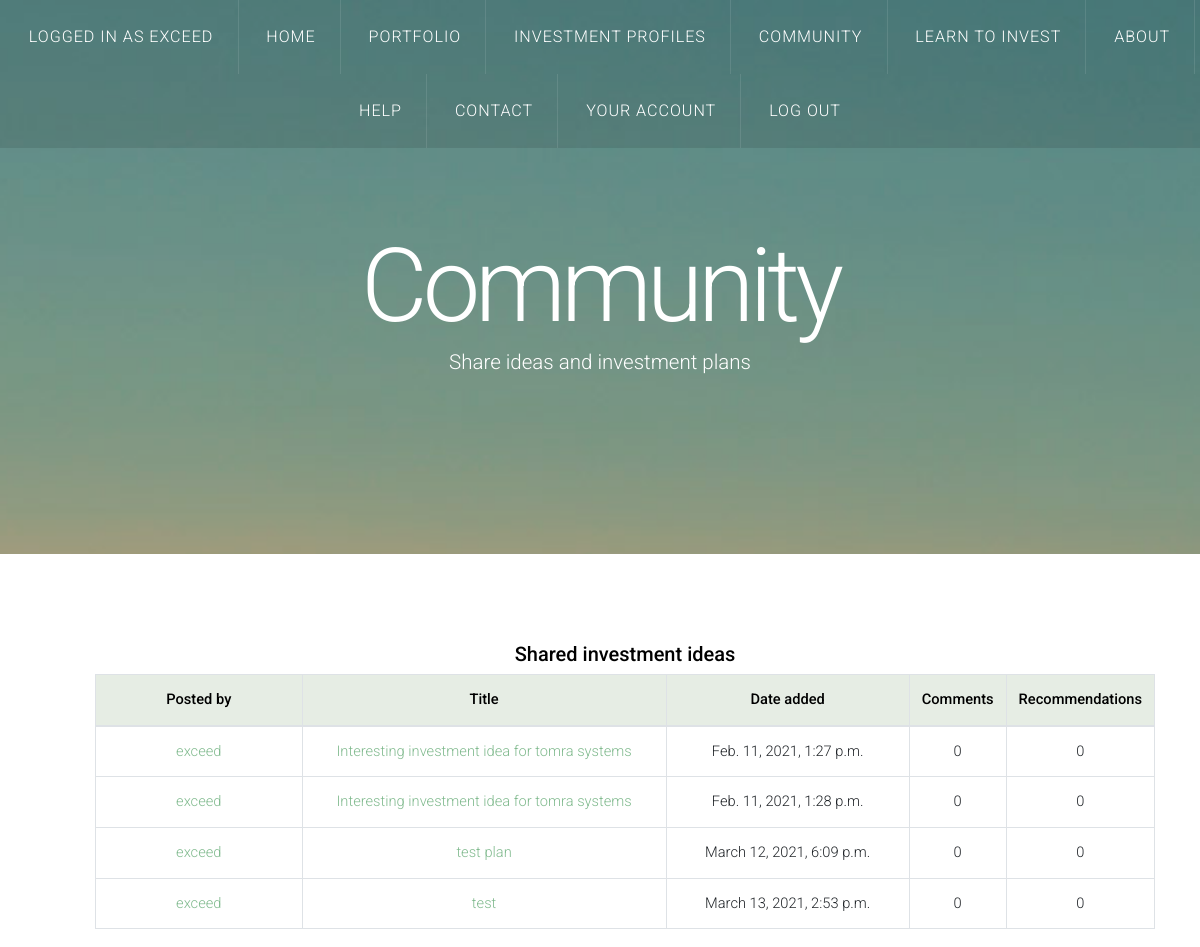
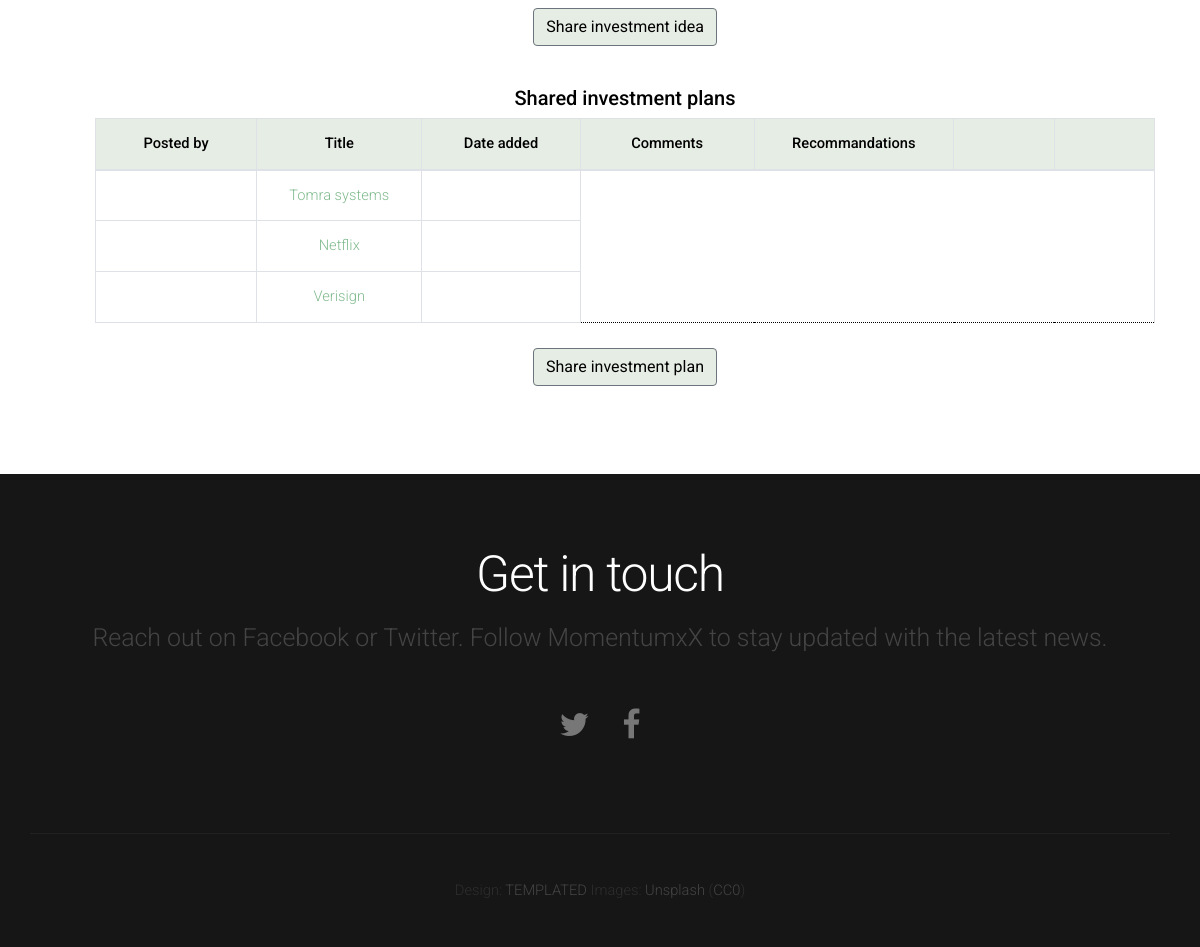
Screenshot of //social (signed in) with the database file from the repository (2 pictures, top to bottom).
### social/models.py (models this page shows)
class InvestmentIdea(models.Model):
    title = models.CharField(max_length=250)
    description = models.CharField(max_length=250)
    date_added = models.DateTimeField()
    posted_by = models.ForeignKey(User, on_delete=models.CASCADE)
    picture_or_video_URL =  models.CharField(max_length=250, blank=True, null=True)
    recommendations = models.IntegerField(blank=True, null=True, default=0)

### inv_profiles/models.py (models this page shows, shortened)
class Profile(models.Model):
    EXCHANGE_CHOICES = [
        ('NDAQ', 'NASDAQ'),
        ('OSEBX', 'Oslo stock exchange'),
    ]
    RATING_CHOICES = [
        ('1', 'Excellent'),
        ('2', 'Very good'),
        ('3', 'Good'),
        ('4', 'Poor'),
        ('5', 'Very poor'),
    ]
    MOMENTUM_CHOICES = [
        ('1', 'Excellent performing stock'),
        ('2', 'Strong performing stock'),
        ('3', 'Average performing stock'),
        ('4', 'Slow performing stock'),
        ('5', 'Poor performing stock'),
    ]
    INVESTMENT_TYPE_CHOICES = [
        ('1', 'Growth stock investment'),
        ('2', 'Value stock investment'),
        ('3', 'Trading investment'),
        ('4', 'Day trade investment'),
    ]
    INVESTMENT_STATUS_CHOICES = [
        ('1', 'Good standing'),
        ('2', 'Watch closely'),
        ('3', 'Needs to be replaced'),
    ]
    TECH_ENTRY_CHOICES = [
        ('1', 'Good entry at this time'),
        ('2', 'Might be good entry soon'),
        ('3', 'Not a good entry at this time'),
    ]
    FUNDAMENTAL_ENTRY_CHOICES = [
        ('1', 'Excellent fundamentals'),
        ('2', 'Good fundamentals'),
        ('3', 'Average fundamentals'),
        ('4', 'Terrible fundamentals'),
    ]
    INVESTMENT_DECISION_CHOICES = [
        ('1', 'Invested'),
        ('2', 'Approved'),
        ('3', 'On watchlist'),
        ('4', 'Rejected'),
    ]
    company = models.CharField(max_length=200)
    exchange = models.CharField(max_length=200,
                                choices=EXCHANGE_CHOICES,
                                default="None")
    ticker = models.CharField(max_length=10,
                              default="None")
    rating = models.CharField(max_length=50,
                              choices=RATING_CHOICES,
                              default="None")
    stock_momentum = models.CharField(max_length=50,
                                      choices=MOMENTUM_CHOICES,
                                      default="None")
    investment_type = models.CharField(max_length=50,
                                       choices=INVESTMENT_TYPE_CHOICES,
                                       default="None")
    investment_status = models.CharField(max_length=50,
                                         choices=INVESTMENT_STATUS_CHOICES,
                                         default="None")
    investment_decision = models.CharField(max_length=50,
                                           choices=INVESTMENT_DECISION_CHOICES,
                                           default="None")
    tech_analysis_opinion = models.CharField(max_length=50,
                                             choices=TECH_ENTRY_CHOICES,
                                             default="None")
    fundamental_analysis_opinion = models.CharField(max_length=50,
                                                    choices=FUNDAMENTAL_ENTRY_CHOICES,
                                                    default="None")
    entry_strategy = models.CharField(max_length=250,
                                      default="No strategy defined")
    exit_strategy = models.CharField(max_length=250,
                                     default="No strategy defined")
    general_notes = models.CharField(max_length=250,
                                     default="",
                                     blank=True)
    user = models.ForeignKey(User, on_delete=models.CASCADE, blank=True)
    shared = models.BooleanField(default=False)

### social/views.py (the view)
# urls.py: path('', views.index, name='index'),
def index(request):
    ideas = None
    authenticated = False
    if request.user.is_authenticated:
        user = request.user
        authenticated = True
        ideas = InvestmentIdea.objects.filter(posted_by=user)
        plans = Profile.objects.filter(shared=True)
    return render(request, 'social/index.html',
                  {'ideas': ideas,
                   'plans': plans,
                   'authenticated': authenticated})

### social/templates/social/index.html (shortened to what this page needs)
{% extends 'momentumx/base_content_nosidebar.html' %}
{% block main %}
<div class="container">
				<div id="logo">
					<h1><a href="#">Community</a></h1>
					<span class="tag">Share ideas and investment plans</span>
				</div>
			</div>
		</div>
		<div id="main" style="style: border: 5px solid green">
			<div id="content" class="container" style="margin: 0px auto">
				<section>
					<div class="row" style="margin: 0px auto">
                        {% if authenticated %}
                            <div class="col-md-12" style="margin: 0px auto">
                                <caption><b><p class="h5">Shared investment ideas</p></b></caption>
                                    <table class="table table-bordered" style="border-bottom: 1px dotted black; margin: 0px">
                                        <thead>
                                            <tr>
                                                <th style="width: 250px; background-color: #e6ede4"><b>Posted by</b></th>
                                                <th style="width: 450px; background-color: #e6ede4"><b>Title</b></th>
                                                <th style="width: 300px; background-color: #e6ede4"><b>Date added</b></th>
                                                <th style="width: 50px; background-color: #e6ede4"><b>Comments</b></th>
                                                <th style="width: 50px; background-color: #e6ede4"><b>Recommendations</b></th>
                                            </tr>
                                        </thead>
                                        <tbody>
                                            {% if ideas %}
                                                {% for idea in ideas %}
                                                <tr>
                                                    <td><a href="">{{ idea.posted_by }}</td>
                                                    <td><a href="{% url 'social:view_inv_idea' idea.id %}">{{ idea.title }}</a></td>
                                                    <td>{{ idea.date_added }}</td>
                                                    <td>
                                                        {% if idea.comments|length > 0 %}
                                                            <a href="">{{ idea.comments|length }}</a>
                                                        {% else %}
                                                            {{ idea.comments|length }}
                                                        {% endif %}
                                                    </td>
                                                    <td>{{ idea.recommendation|length }}</td>
                                                </tr>
                                                {% endfor %}
                                            {% endif %}
                                        </tbody>
                                    </table>
                                <br />
                                <a href="{% url 'social:add_inv_idea' %}" class="btn btn-secondary" style="background-color: #e6ede4; color: black">Share investment idea</a>
                            </div>
                            <div class="col-md-12" style="margin: 0px auto; margin-top: 40px">
                                <caption><b><p class="h5">Shared investment plans</p></b></caption>
                                    <table class="table table-bordered" style="border-bottom: 1px dotted black; margin: 0px">
                                        <thead>
                                            <tr>
                                                <th style="width: 250px; background-color: #e6ede4"><b>Posted by</b></th>
                                                <th style="width: 250px; background-color: #e6ede4"><b>Title</b></th>
                                                <th style="width: 250px; background-color: #e6ede4"><b>Date added</b></th>
                                                <th style="width: 250px; background-color: #e6ede4"><b>Comments</b></th>
                                                <th style="width: 250px; background-color: #e6ede4"><b>Recommandations</b></th>
                                                <th style="width: 175px; background-color: #e6ede4"><b></b></th>
                                                <th style="width: 175px; background-color: #e6ede4"><b></b>
                                            </tr>
                                        </thead>
                                        <tbody>
					    {% if plans %}
                                            	{% for plan in plans %}
                                            	<tr>
                                                    <td>{{ plan.posted_by }}</td>
                                                    <td><a href="{% url 'inv_profiles:view_profile' plan.id %}">{{ plan.company }}</td>
                                                    <td>{{ plan.date_added }}</td>
                                            	</tr>
                                            	{% endfor %}
                                        </tbody>
                                    </table>
					    {% else %}
					    <p class="h6">No investment plans has been shared yet.</p>
					    {% endif %}
                                <br />
                                <a href="{% url 'social:add_inv_plan' %}" class="btn btn-secondary" style="background-color: #e6ede4; color: black">Share investment plan</a>
                            </div>
					</div>
                        {% endif %}
				</section>
			</div>
		</div>
{% endblock %}

### templates/momentumx/base.html (shortened to what this page needs)
{% load static %}
{% block core_content %}
<!DOCTYPE HTML>
<html>
	<head>
		<link rel="stylesheet" href="https://stackpath.bootstrapcdn.com/bootstrap/4.3.1/css/bootstrap.min.css">
		<link rel="stylesheet" href="{% static 'momentumx/css/skel-noscript.css' %}" />
		<link rel="stylesheet" href="{% static 'momentumx/css/style.css' %}" />
		<link rel="stylesheet" href="{% static 'momentumx/css/style-desktop.css' %}" />
	</head>
	<body class="homepage">
		<div id="header">
			<div id="nav-wrapper">
				<nav id="nav">
					<ul>
						{% if user.is_authenticated %}
						<li><a href="">Logged in as {{ user.username }}</a></li>
						{% endif %}
						<li class="active"><a href="{% url 'info:index' %}">Home</a></li>
                        <li><a href="{% url 'inv_profiles:profiles' %}">Portfolio</a></li>
							<li><a href="{% url 'inv_profiles:profiles' %}">Investment profiles</a></li>
							<li><a href="{% url 'social:index' %}">Community</a></li>
						<li><a href="{% url 'info:learn_to_invest' %}">Learn to invest</a></li>
						<li><a href="{% url 'info:about' %}">About</a></li>
						<li><a href="{% url 'info:help' %}">Help</a></li>
						<li><a href="{% url 'info:contact' %}">Contact</a></li>
						{% if user.is_authenticated %}
							<li><a href="{% url 'user:user_profile' %}">Your account</a></li>
							<li><a href="{% url 'user:logout_user' %}">Log out</a></li>
						{% endif %}
					</ul>
				</nav>
			</div>
{% endblock %}
{% block main %}{% endblock %}
{% block footer %}
		<div id="footer">
			<div class="container">
				<section>
					<header>
						<h2>Get in touch</h2>
						<span class="byline">Reach out on Facebook or Twitter. Follow MomentumxX to stay updated with the latest news.</span>
					</header>
					<ul class="contact">
						<li><a href="#" class="fa fa-twitter"><span>Twitter</span></a></li>
						<li class="active"><a href="#" class="fa fa-facebook"><span>Facebook</span></a></li>
					</ul>
				</section>
			</div>
		</div>
		<div id="copyright">
			<div class="container">
				Design: <a href="http://templated.co">TEMPLATED</a> Images: <a href="http://unsplash.com">Unsplash</a> (<a href="http://unsplash.com/cc0">CC0</a>)
			</div>
		</div>
	</body>
</html>
{% endblock %}

### static/momentumx/css/skel-noscript.css (style rules this page uses)
html,body,div,span,applet,object,iframe,h1,h2,h3,h4,h5,h6,p,blockquote,pre,a,abbr,acronym,address,big,cite,code,del,dfn,em,img,ins,kbd,q,s,samp,small,strike,strong,sub,sup,tt,var,b,u,i,center,dl,dt,dd,ol,ul,li,fieldset,form,label,legend,table,caption,tbody,tfoot,thead,tr,th,td,article,aside,canvas,details,embed,figure,figcaption,footer,header,hgroup,menu,nav,output,ruby,section,summary,time,mark,audio,video { margin:0;padding:0;border:0;font-size:100%;font:inherit;vertical-align:baseline; }
article,aside,details,figcaption,figure,footer,header,hgroup,menu,nav,section { display:block; }
body { line-height:1; }
ol,ul { list-style:none; }
table { border-collapse:collapse;border-spacing:0; }
body { -webkit-text-size-adjust:none }
*, *:before, *:after { -moz-box-sizing: border-box; -webkit-box-sizing: border-box; -o-box-sizing: border-box; -ms-box-sizing: border-box; box-sizing: border-box; }
body { min-width: 1200px; }
.container { width: 1200px; margin-left: auto; margin-right: auto; }
.row > * { padding: 50px 0 0 50px; float: left; -moz-box-sizing: border-box; -webkit-box-sizing: border-box; -o-box-sizing: border-box; -ms-box-sizing: border-box; box-sizing: border-box; }
.row { margin-left: -50px; }
.row:after { content: ''; display: block; clear: both; height: 0; }
.row:first-child > * { padding-top: 0; }
.row > * { padding-top: 0; }

### static/momentumx/css/style-desktop.css (style rules this page uses)
header { margin-bottom: 1.6em; }
header h2 { font-size: 3.4em; }
header .byline { font-size: 1.7em; }
#header { padding: 10em 0 6em 0; }
.homepage #header { padding: 16em 0 12em 0; }
#main { padding: 6em 0em; }
#footer { padding: 6em 0em; }

### static/momentumx/css/style-1000px.css (style rules this page uses)
body,input,textarea,select { font-size: 11pt; }
header { margin-bottom: 1.6em; }
header h2 { font-size: 2.8em; }
header .byline { font-size: 1.2em; }

### rows the page displays
InvestmentIdea: posted_by "exceed", title "Interesting investment idea for tomra systems", date_added "Feb. 11, 2021, 1:27 p.m.", comments|length "0", recommendation|length "0"
InvestmentIdea: posted_by "exceed", title "Interesting investment idea for tomra systems", date_added "Feb. 11, 2021, 1:28 p.m.", comments|length "0", recommendation|length "0"
InvestmentIdea: posted_by "exceed", title "test plan", date_added "March 12, 2021, 6:09 p.m.", comments|length "0", recommendation|length "0"
InvestmentIdea: posted_by "exceed", title "test", date_added "March 13, 2021, 2:53 p.m.", comments|length "0", recommendation|length "0"
Profile: company "Tomra systems"
Profile: company "Netflix"
Profile: company "Verisign"

### other values shown
{{ user.username }} "EXCEED"
